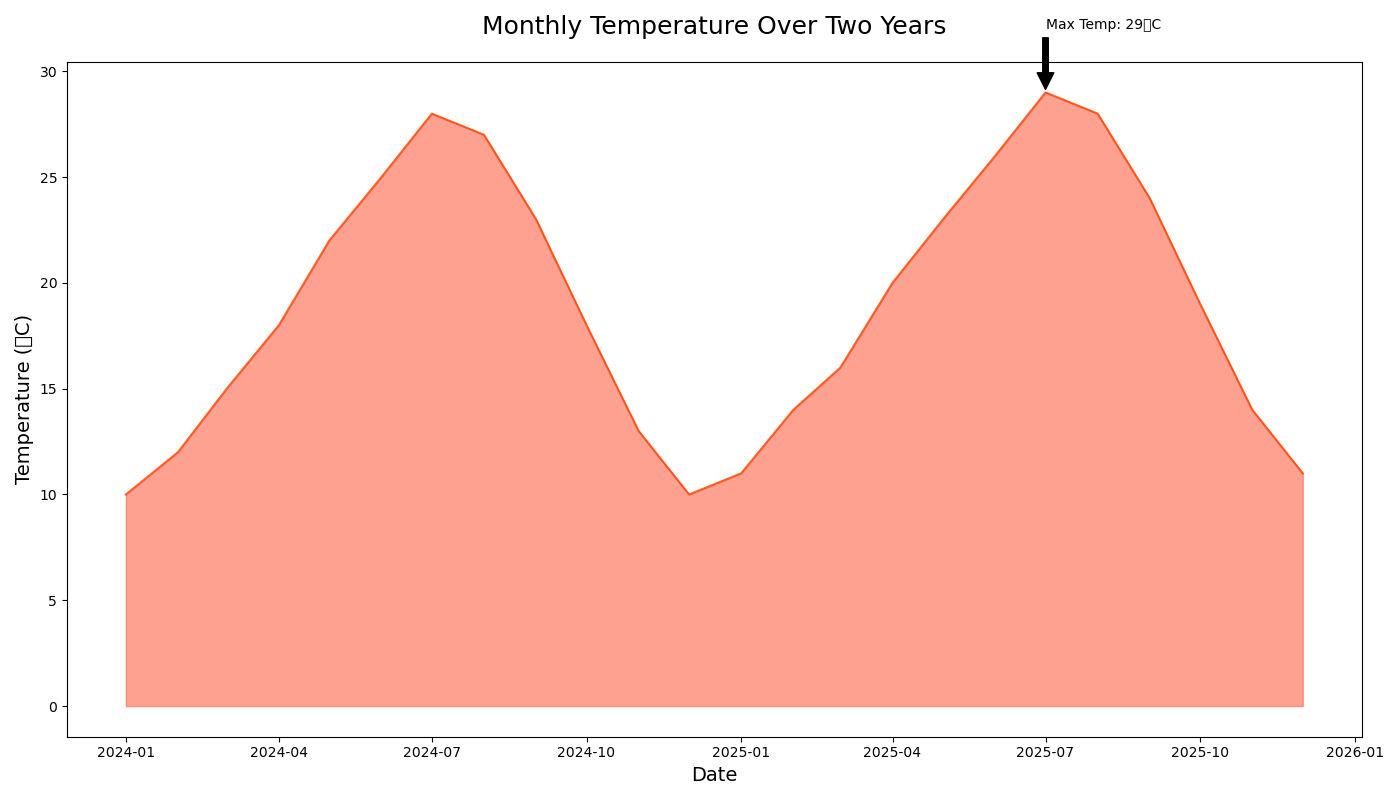

This chart was generated by the following Python code:
import matplotlib.pyplot as plt
import pandas as pd
import numpy as np

data = {
    'Date': pd.date_range(start='2024-01-01', periods=24, freq='MS'),
    'Temperature': [10, 12, 15, 18, 22, 25, 28, 27, 23, 18, 13, 10, 
                    11, 14, 16, 20, 23, 26, 29, 28, 24, 19, 14, 11]
}
df = pd.DataFrame(data)

plt.figure(figsize=(14, 8))
plt.fill_between(df['Date'], df['Temperature'], color='#FF6347', alpha=0.6)
plt.plot(df['Date'], df['Temperature'], color='#FF4500', alpha=0.8)

plt.title('Monthly Temperature Over Two Years', fontsize=18, pad=20)
plt.xlabel('Date', fontsize=14)
plt.ylabel('Temperature (°C)', fontsize=14)

max_temp = df['Temperature'].max()
max_date = df['Date'][df['Temperature'].idxmax()]
plt.annotate(f'Max Temp: {max_temp}°C', xy=(max_date, max_temp), xytext=(max_date, max_temp + 3),
             arrowprops=dict(facecolor='black', shrink=0.05))

plt.tight_layout()
plt.show()
